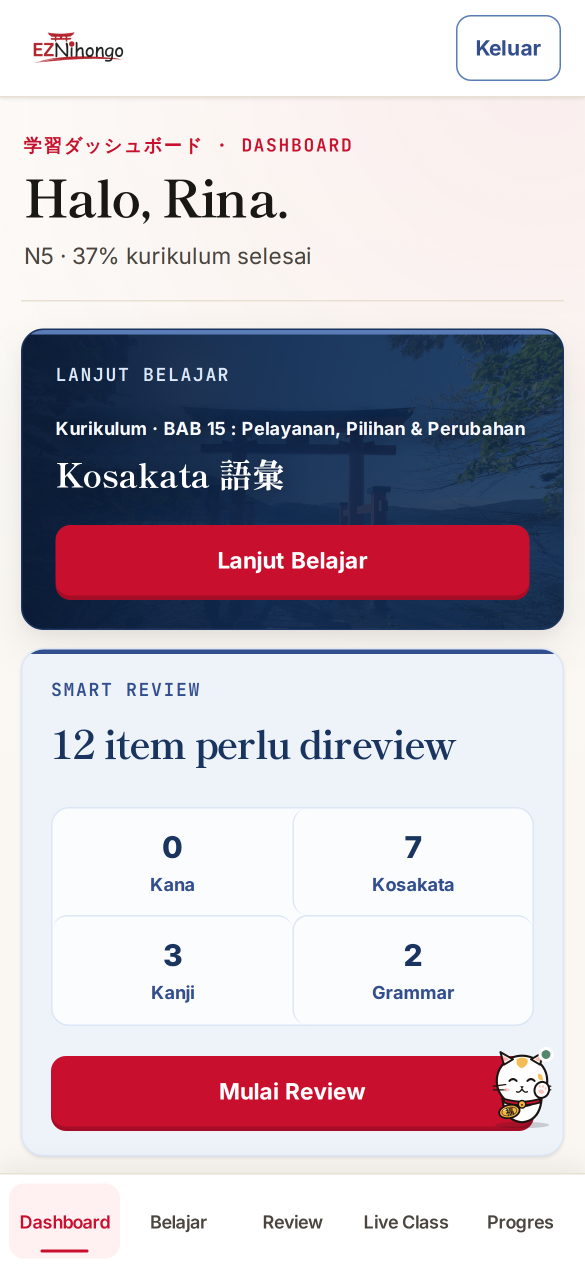
#> input picture marketing/promo-15s/composition/img/dashboard.png, 1170 x 2532 px, given in place of deck_full_raw.png, which was not available (shown at 1/2 size)
$ python postprocess.py
#> lines starting #> are read from the running program, lines starting #| are printed output that depends on the picture; pictures that were not available may be replaced by others from this repository, and a replacement may not be noted
"""Crops the kosakata scroll strip and its fixed header / bottom nav (run after capture*.cjs)."""
from pathlib import Path
from PIL import Image
img = Path(__file__).resolve().parent.parent / 'composition' / 'img'
Image.open(img / 'deck_full_raw.png').crop((0, 0, 1170, 1700 * 3)).save(img / 'deck_full.png')
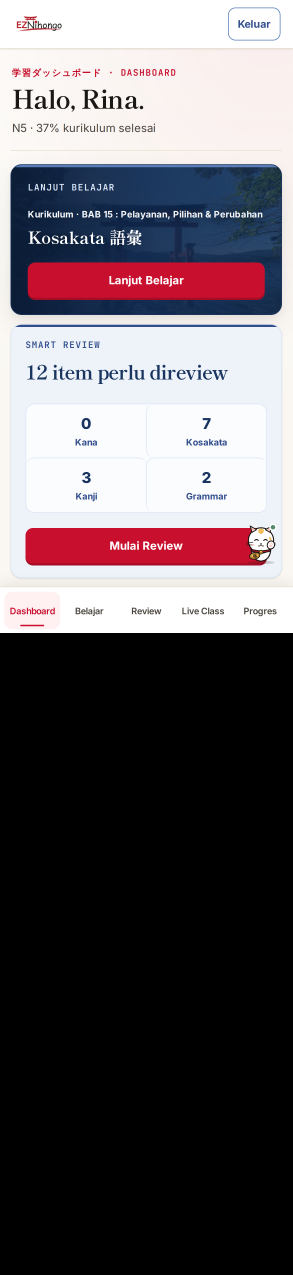
#> saved as deck_full.png: PIL image 1170x5100 RGB (shown at 1/4 size); mean R, G, B 99.9, 93.3, 98
g = Image.open(img / 'deck_grid.png')
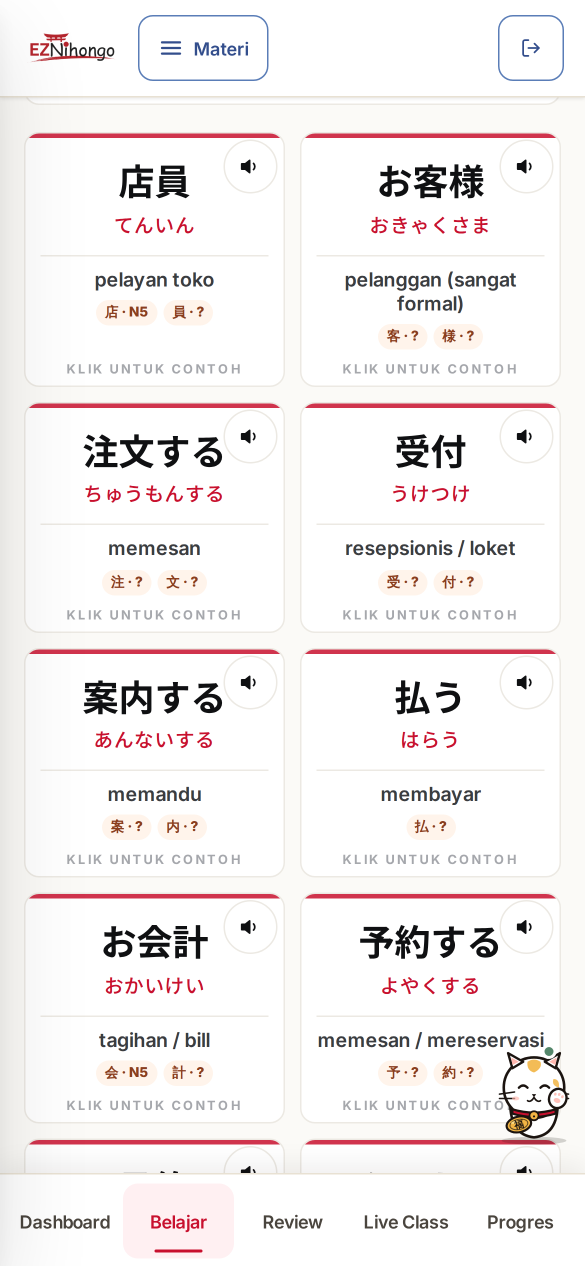
#> input picture marketing/promo-15s/composition/img/deck_grid.png, 1170 x 2532 px (shown at 1/2 size)
#> g is the input picture: PIL image 1170x2532 RGB; mean R, G, B 243.9, 239.8, 239.6
g.crop((0, 0, 1170, 65 * 3)).save(img / 'deck_header.png')
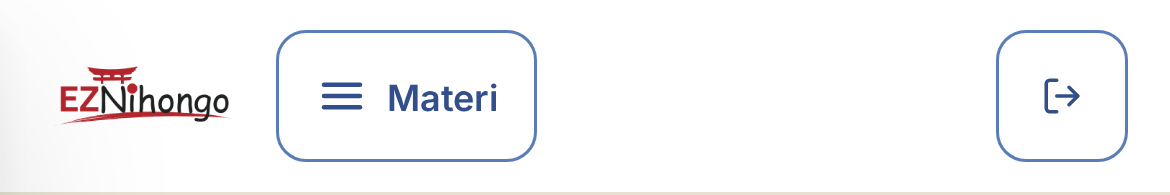
#> saved as deck_header.png: PIL image 1170x195 RGB; mean R, G, B 247.9, 247.6, 249
g.crop((0, 782 * 3, 1170, 844 * 3)).save(img / 'deck_nav.png')
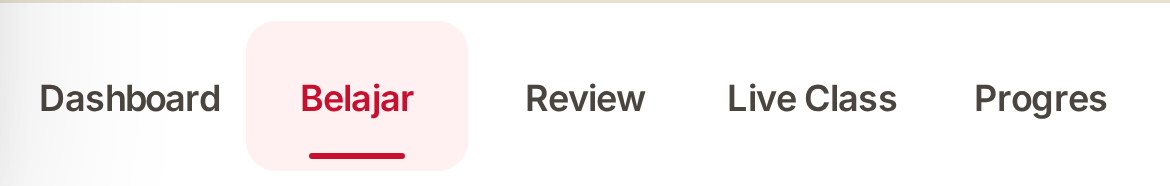
#> saved as deck_nav.png: PIL image 1170x186 RGB; mean R, G, B 247.9, 243.9, 244.1
(img / 'deck_full_raw.png').unlink()
print('ok')
